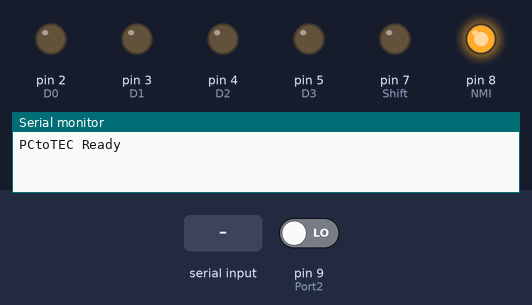
Bench run of a sketch on a simulated Arduino Uno, built with avr-gcc and run on an emulated ATmega328P. On the bench: output pins drawn as LEDs (lit = HIGH), the last lines printed to the serial monitor. Inputs (shaded band) come from the test bench; at power-on: pin 9 (Port2) LOW.

Above: at 1.2 s.
1.3 s: "1" received over Serial
At 2.1 s:
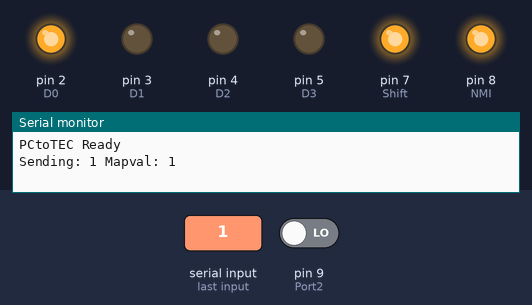
2.8 s: "0" received over Serial
At 3.2 s:
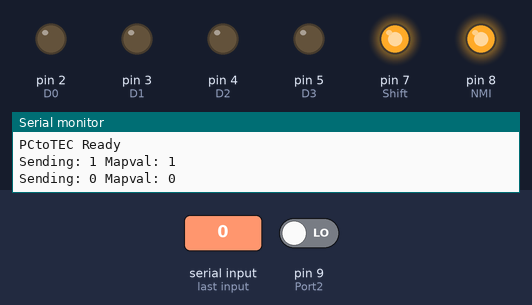
4.3 s: "2" received over Serial
At 5.6 s:
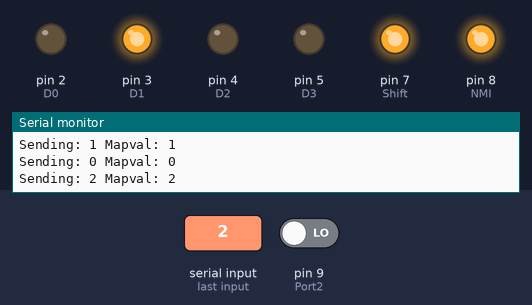
Timing chart, 0 to 7.3 s (numbered marks = the images above; inputs shaded):
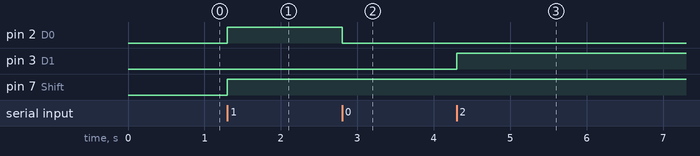

The sketch:

PCtoTEC.ino
```cpp
// (licence header left out)
#define D0 2
#define D1 3
#define D2 4
#define D3 5
#define D4 6
#define Shift 7
#define NMI 8
#define Port2 9

int incomingByte = 0xff;
String validKeys = "0123456789abcdef+-GA";


void setup() {
  pinMode(NMI, OUTPUT);
  digitalWrite(NMI,HIGH);   // no interupt now please

  pinMode(D0, OUTPUT);
  pinMode(D1, OUTPUT);
  pinMode(D2, OUTPUT);
  pinMode(D3, OUTPUT);
  pinMode(D4, OUTPUT);
  pinMode(Shift, OUTPUT);
  pinMode(Port2, INPUT);

  Serial.begin(9600);

  while (!Serial) {
    ; // wait for serial port to connect. Needed for native USB port only
  }

  Serial.println("PCtoTEC Ready");
}


void TxChar(char keyByte) {

  Serial.print("Sending: ");            // this is the character ewe get from the Arduino Serial interface
  Serial.print(char(keyByte));

  int val = validKeys.indexOf(keyByte); // find the "scan code" value to send to the TEC (this is the A0-A5 bits the 74c923 would set for the key)

  Serial.print(" Mapval: ");
  Serial.println(val);

  int D0val = LOW;
  int D1val = LOW;
  int D2val = LOW;
  int D3val = LOW;
  int D4val = LOW;

  if ((val & 1) == 1) {
    D0val = HIGH;
    }
  if ((val & 2) == 2) {
    D1val = HIGH;
    }
  if ((val & 4) == 4) {
    D2val = HIGH;
    }
  if ((val & 8) == 8) {
    D3val = HIGH;
    }
  if ((val & 16) == 16) {
    D4val = HIGH;
    }


  while (digitalRead(Port2) == HIGH) {    // wait till TEC is scanning displays so we know its ready for a key

  }


  digitalWrite(D0,D0val);                 // send byte to 74ls245 latch
  digitalWrite(D1,D1val);
  digitalWrite(D2,D2val);
  digitalWrite(D3,D3val);
  digitalWrite(D4,D4val);
  digitalWrite(Shift,HIGH);               // Shift is active-low

  digitalWrite(NMI,LOW);                  // strobe interrupt - "press" the key
  delay(5);                               // short delay for TEC to perform NMI routine
  digitalWrite(NMI,HIGH);                 // unstrobe interupt - "release" the key


}


void loop() {
  if (Serial.available() > 0) {
    // read the incoming byte:
    incomingByte = Serial.read();
    if (validKeys.indexOf(char(incomingByte))!=-1) {  // ignore invalid input
      TxChar(char(incomingByte));                     // transmit key to TEC
    }
  }
}
```

Measured:
- after the input at 1.3 s, pin 2 (D0), pin 7 (Shift): LOW → HIGH at once
- after the input at 2.8 s, pin 2 (D0): HIGH → LOW at once
- after the input at 4.3 s, pin 3 (D1): LOW → HIGH at once
